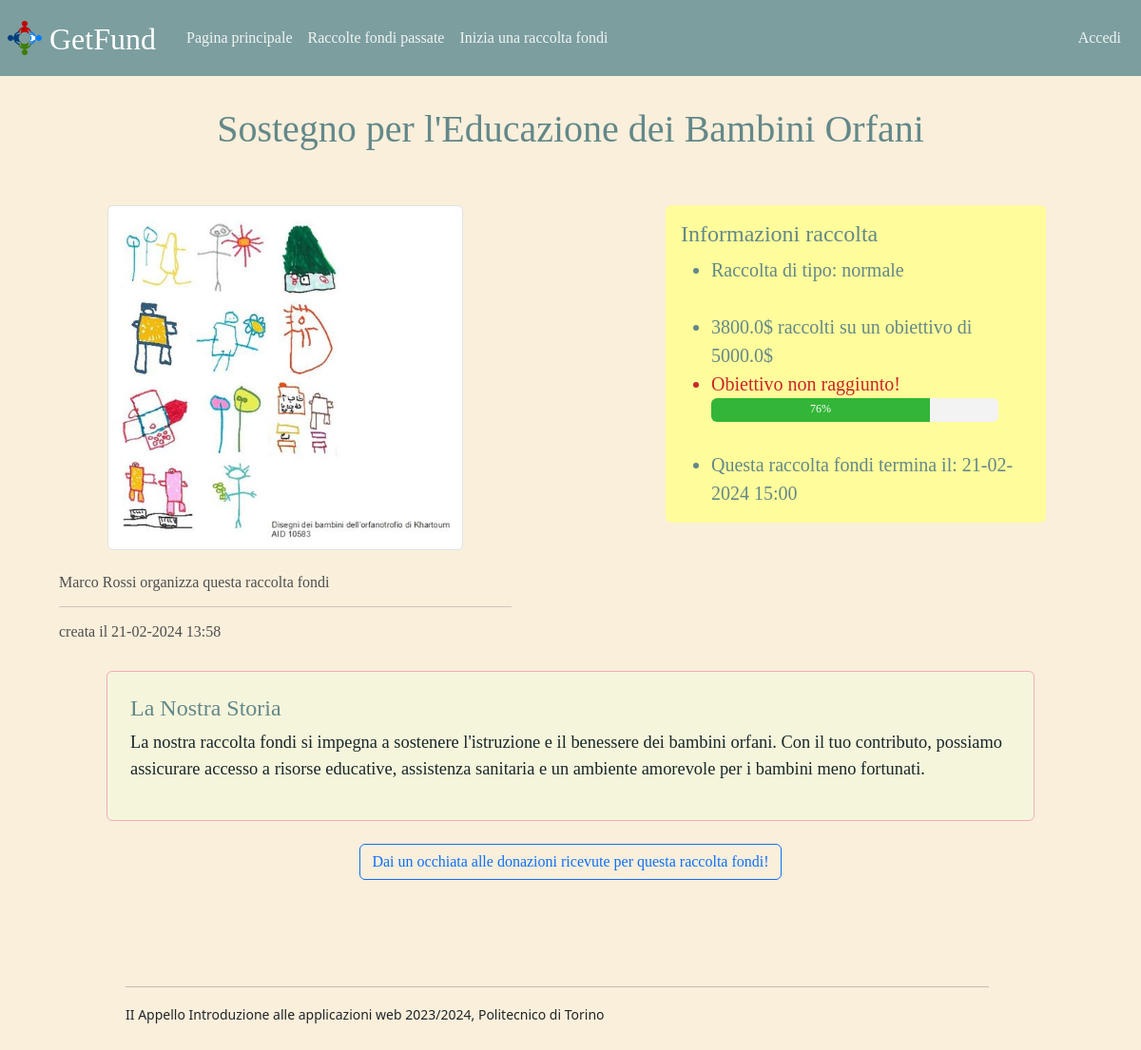
Screenshot of /raccolta_fondi_8 with the database file from the repository.
### tables this page shows
CREATE TABLE "RACCOLTE" (
	"id"	INTEGER,
	"titolo"	TEXT NOT NULL,
	"descrizione"	TEXT NOT NULL,
	"immagine"	TEXT,
	"obiettivo"	REAL NOT NULL,
	"donazione_min"	REAL NOT NULL,
	"donazione_max"	REAL NOT NULL,
	"id_utente"	INTEGER NOT NULL,
	"tipo"	TEXT NOT NULL,
	"timestamp_creazione"	TEXT NOT NULL,
	"timestamp_chiusura"	TEXT NOT NULL,
	FOREIGN KEY("id_utente") REFERENCES "UTENTI"("id"),
	PRIMARY KEY("id" AUTOINCREMENT)
);

CREATE TABLE "UTENTI" (
	"id"	INTEGER,
	"nome"	TEXT NOT NULL,
	"cognome"	REAL NOT NULL,
	"email"	NUMERIC NOT NULL UNIQUE,
	"hash"	TEXT NOT NULL,
	PRIMARY KEY("id" AUTOINCREMENT)
);

### app.py (the view)
@app.route('/raccolta_fondi_<int:id>')
def singola_raccolta_fondi(id):
    raccolta= raccolte_dao.get_raccolta(id)
    if not raccolta:
        flash('Qualcosa è andato storto, riprova!', 'danger')
        app.logger.error('Raccolta non trovata')
        return redirect(url_for('home_page'))
    raccolta_dict=dict(raccolta)    #modificabile
    if raccolta_dict['cifra_totale_donata'] is None:
        raccolta_dict['cifra_totale_donata'] = 0    #in caso di raccolte senza aver ricevuto donazioni
    if datetime.strptime(raccolta['timestamp_chiusura'], '%Y-%m-%d %H:%M') < datetime.now():    #raccolta chiusa
        raccolta_dict['bottone_dona_attivo'] = False
    else:
        raccolta_dict['bottone_dona_attivo'] = True
    raccolta_dict['timestamp_chiusura']=datetime.strptime(raccolta['timestamp_chiusura'], "%Y-%m-%d %H:%M").strftime("%d-%m-%Y %H:%M")
    raccolta_dict['timestamp_creazione']=datetime.strptime(raccolta['timestamp_creazione'], "%Y-%m-%d %H:%M").strftime("%d-%m-%Y %H:%M")
    if raccolta_dict['cifra_totale_donata']>=raccolta_dict['obiettivo']:
        raccolta_dict['progress_bar'] = '100%'
    else:
        percentuale_avanzamento = (raccolta_dict['cifra_totale_donata'] / raccolta_dict['obiettivo']) * 100
        raccolta_dict['progress_bar'] = f"{percentuale_avanzamento:.0f}%"
    utente = utenti_dao.get_user_by_id(raccolta['id_utente'])   #organizzatore della raccolta fondi
    if not utente:
        flash('Qualcosa è andato storto, riprova!', 'danger')
        app.logger.error('Utente non trovato')
        return redirect(url_for('home_page'))
    donatori=donatori_dao.get_donatori_by_id_raccolta(raccolta['id'])
    return render_template('singola_raccolta_fondi.html',utente=utente,raccolta=raccolta_dict,donatori=donatori)

### donatori_dao.py (called while the page is built)
def get_donatori_by_id_raccolta(id_raccolta):
    query="SELECT * FROM DONATORI WHERE id_raccolta=?"
    connection=sqlite3.connect('db/db.db')
    connection.row_factory=sqlite3.Row
    cursor=connection.cursor()
    cursor.execute(query,(id_raccolta,))
    result=cursor.fetchall()
    cursor.close()
    connection.close()
    return result

### raccolte_dao.py (called while the page is built)
def get_raccolta(id):
    query="SELECT RACCOLTE.id, titolo, descrizione, immagine, obiettivo, donazione_min, donazione_max, id_utente, tipo, timestamp_creazione, timestamp_chiusura, SUM(cifra_donata) AS cifra_totale_donata FROM RACCOLTE LEFT OUTER JOIN DONATORI ON RACCOLTE.id=id_raccolta WHERE RACCOLTE.id = ?"
    connection=sqlite3.connect('db/db.db')
    connection.row_factory=sqlite3.Row
    cursor=connection.cursor()
    cursor.execute(query,(id,))
    result=cursor.fetchone()
    cursor.close()
    connection.close()
    return result

### utenti_dao.py (called while the page is built)
def get_user_by_id(id_utente):
    query = 'SELECT * FROM UTENTI WHERE id=?'
    connection = sqlite3.connect('db/db.db')
    connection.row_factory = sqlite3.Row
    cursor = connection.cursor()
    cursor.execute(query, (id_utente,))
    result = cursor.fetchone()
    cursor.close()
    connection.close()
    return result

### templates/singola_raccolta_fondi.html (shortened to what this page needs)
{% extends "base.html" %}
{% block style %}<link rel="stylesheet" href="{{ url_for('static', filename='style_singola_raccolta_fondi.css') }}">{% endblock %}
{% block content %}
<div class="container-fluid mt-4">
    <div class="d-flex row justify-content-center mt-4">
        <div class="d-flex col-8 mt-3 justify-content-center">
            <h2 id="titolo_singolo_post">{{raccolta.titolo}}</h2>
        </div>
    </div>
    <div class="row mt-4">
        <div class="col-6 mt-4">
            <div class="d-flex row justify-content-center">
                <div class="d-flex col justify-content-center">
                    {% if raccolta.immagine %}
                    <img class="img-thumbnail rounded immagine_raccolta" src="{{ url_for('static', filename=raccolta.immagine) }}"
                    alt="Questa è l'immagine della raccolta">
                    {% else %}
                    <img class="img-thumbnail rounded immagine_raccolta" src="{{ url_for('static', filename='foto_mancante.jpg') }}"
                    alt="Questa è l'immagine della raccolta">
                    {% endif %}
                </div>
            </div>
            <section class="d-flex row justify-content-center mt-4" id="sottointestazione">
                <div class="col-10">
                    <h4 class="fs-6">{{ utente.nome |e}} {{ utente.cognome |e}} organizza questa raccolta fondi</h4>
                    <hr class="linea_orizzontale">
                    <h5 class="fs-6" >creata il {{raccolta.timestamp_creazione}}</h5>
                </div>
            </section>
        </div>
        <aside class="col-6 mt-4">
            <div class="d-flex row justify-content-center">
                <div class="d-flex col-8 justify-content-center rounded border-warning fs-5" id="info_raccolta" >
                    <h4>Informazioni raccolta</h4>
                    <ul class="rounded border-warning fs-5">
                        <li>Raccolta di tipo: {{ raccolta.tipo |e }}</li>
                        <br>
                        <li>{{ raccolta.cifra_totale_donata |e }}$ raccolti su un obiettivo di {{ raccolta.obiettivo |e }}$ </li>
                        {% if raccolta.cifra_totale_donata >= raccolta.obiettivo %}
                        <li style="color:rgb(36, 131, 36)">Obiettivo raggiunto!</li>
                        {% else %}
                        <li style="color:rgb(201, 39, 39)">Obiettivo non raggiunto!</li>
                        {% endif %}
                        <div class="progress">
                            <div class="progress-bar" style="width: {{ raccolta.progress_bar |e }};">{{ raccolta.progress_bar |e }}</div>
                        </div>
                        <br>
                        <li>Questa raccolta fondi termina il: {{ raccolta.timestamp_chiusura |e }}</li>
                    </ul>
                </div>
            </div>
        </aside>
    </div>
    <div class="row d-flex justify-content-center mt-4">
        <main class="col-10">
            <section id="descrizione" class="border rounded border-danger-subtle">
                <h4 style="color:#638889">La Nostra Storia</h4>
                <p>{{ raccolta.descrizione |e }}</p>
            </section>
            <p class="mt-4 d-flex justify-content-center" id="mybutton_donazioni">
                <button class="btn btn-outline-primary" type="button" data-bs-toggle="collapse" data-bs-target="#collapseExample" aria-expanded="false" aria-controls="collapseExample">
                    Dai un occhiata alle donazioni ricevute per questa raccolta fondi!
                </button>
            </p>
        </main>
    </div>
</div>
<footer id="myfooter">
    <hr id="linea_orizzontale">
    <small class="footer_testo">II Appello Introduzione alle applicazioni web 2023/2024, Politecnico di Torino</small>
    <br>
    <br>
    <br>
</footer>
{% endblock %}

### static/style_singola_raccolta_fondi.css (style rules this page uses)
#titolo_singolo_post { font-family: 'Times New Roman', Times, serif; color:#638889; font-size:2.5rem; }
#info_raccolta { background-color: #FFFC9B; padding:1rem; display: flex; justify-content: center; flex-direction: column; font-family: 'Times New Roman', Times, serif; color: #638889; }
#descrizione { font-family: 'Times New Roman', Times, serif; padding: 1.5rem; color:#182728; font-size: 1.15rem; background-color: beige; }
.progress { height: 10%; width:90%; background-color: #f3f3f3; }
.progress-bar { height: 100%; line-height: 80%; color: #ffffff; text-align: center; background-color: #33b537; }
#mybutton_donazioni { font-family: 'Times New Roman', Times, serif; font-weight: 700; }
#sottointestazione { font-family: 'Times New Roman', Times, serif; color:#4e4e4e; }
#linea_orizzontale { width: 97%; }
#myfooter { position: relative; top:5rem; width: 80%; }
.immagine_raccolta { width: 65%; height: auto; }

### rows the page displays
RACCOLTE: titolo "Sostegno per l'Educazione dei Bambini Orfani", immagine (picture), timestamp_creazione "21-02-2024 13:58", tipo "normale", obiettivo "5000.0", timestamp_chiusura "21-02-2024 15:00", descrizione "La nostra raccolta fondi si impegna a sostenere l'istruzione e il benessere dei bambini orfani. Con il tuo contributo, possiamo assicurare accesso a risorse educative, assistenza sanitaria e un ambiente amorevole per i bambini meno fortunati."
UTENTI: nome "Marco", cognome "Rossi"

### other values shown
{{ raccolta.cifra_totale_donata |e }} "3800.0"
{{ raccolta.progress_bar |e }} "76%"
